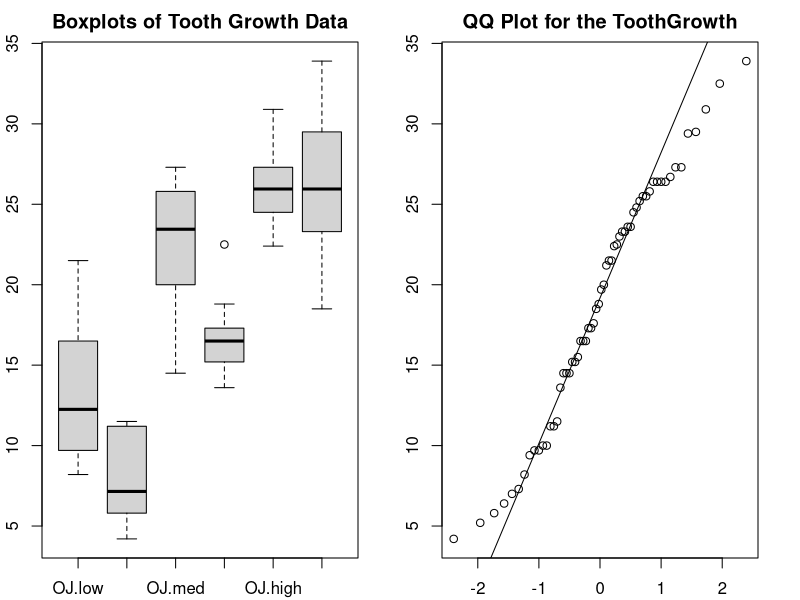
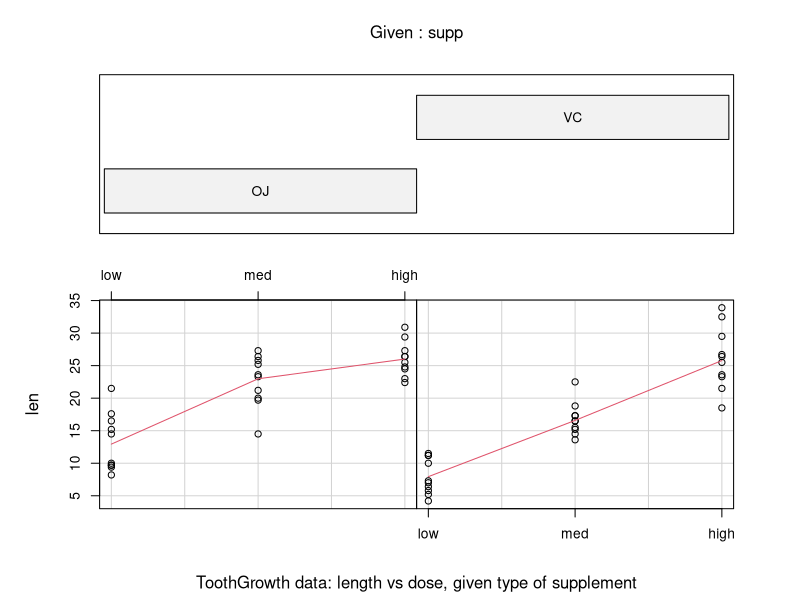
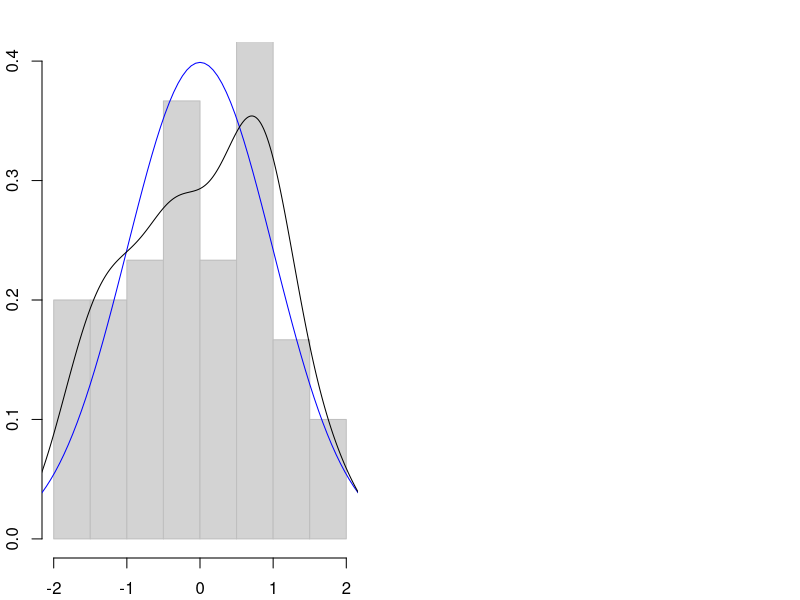
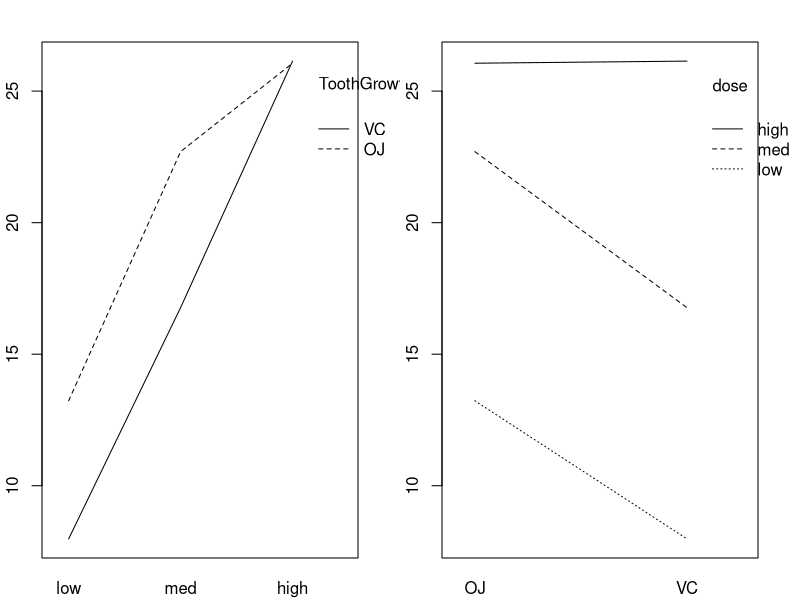

Write the R code that produced these figures, in order.
## ---- chunk 1
require(graphics)
## ---- chunk 2
#install.packages("UsingR")
#library(UsingR)
## ---- chunk 3
data(ToothGrowth)
tgrowth <- ToothGrowth$len
tsupp <- ToothGrowth$supp
tdose <- ToothGrowth$dose
tgdata<- ToothGrowth
head(ToothGrowth,2)
tail(ToothGrowth,2)
## ---- chunk 4
#dim(ToothGrowth)
#str(ToothGrowth)
## ---- chunk 5
ToothGrowth$dose = factor(ToothGrowth$dose, levels=c(0.5,1.0,2.0),labels=c("low","med","high"))
tgOJ <- ToothGrowth[ToothGrowth$supp == 'OJ',]
tgVC <- ToothGrowth[ToothGrowth$supp == 'VC',]

## ---- chunk 6
# set up a two panel plot
par(mfrow=c(1,2))
par(mar=c(2,2,2,2)+0.1)
#plot(ToothGrowth)


boxplot(len ~ supp * dose, data=ToothGrowth,
 ylab="Tooth Length", main="Boxplots of Tooth Growth Data")


qqnorm(ToothGrowth$len,main="QQ Plot for the ToothGrowth")
qqline(ToothGrowth$len)
bartlett.test(ToothGrowth$len~supp,ToothGrowth)
bartlett.test(ToothGrowth$len~dose,ToothGrowth)
## ---- chunk 7
## Commenting all this section so I fit into 2 pages as required; very tough job.
par(mfrow=c(1,2))
coplot(len ~ dose | supp, data = ToothGrowth, panel = panel.smooth,
 xlab = "ToothGrowth data: length vs dose, given type of supplement")
#
#
hist(scale(ToothGrowth$len), prob=T, col="light grey", border="grey", main=NULL, ylim=c(0,0.4))
curve(dnorm(x,0,1), -3, 3, col='blue', add=T)
lines(density(scale(ToothGrowth$len)))
#
#with(ToothGrowth, tapply(len, list(supp,dose), mean))
## ---- chunk 8

summary(ToothGrowth)
str(ToothGrowth)

x1 <- mean(tgOJ$len)
x2 <- mean(tgVC$len)
tgmean <- mean(ToothGrowth$len)
s1 <- sd(tgOJ$len)
s2 <- sd(tgVC$len)
sdtg <- sd(ToothGrowth$len)
n1 <- length(tgOJ$len)
n2 <- length(tgVC$len)
ntg <- length(ToothGrowth$len)
SE <- sqrt( s1^2/n1 + s2^2/n2)
tgse <- (sdtg/sqrt(ntg))
tgerr <- tgse*qt(0.975,df=ntg-1)
tgleft <- tgmean-tgerr
tgright <- tgmean+tgerr

tgCI <- (mean(ToothGrowth$len) + c(-1, 1) * qnorm(0.975) * sd(ToothGrowth$len)/sqrt(length(ToothGrowth$len)))
### commenting this to fit in 2 pages.
### Typing the reuslts to save on space.
cat("The Mean of ToothGrowth with supp OJ =",x1,"The Mean of ToothGrowth with supp VC =",x2,"\n")
cat("The sd of ToothGrowth with supp OJ =",s1,"The sd of ToothGrowth with supp VC =",s2,"\n")
cat("The length of dataframe wiht supp OJ =",n1,"The length of dataframe wiht supp VC =",n2,"\n")
cat("The Standard Error for OJ and VC=",SE,"\n")
cat("The 95% CI for the Tooth Growth is between =",tgCI,"\n")
cat("The Mean for TothGrowth for OJ and VC=",mean(ToothGrowth$len),"\n")
#comment out to fit into 2 pages
shapiro.test(ToothGrowth$len)

## ---- chunk 9
# Comment out to fit into pages.
t <- (x1 - x2)/SE
px<-pt(t,n1-1)
#cat("t Vlaue is=",t,"P vlaues is =",px)
#sdf <- tgdata[sample(nrow(tgdata), 40), ]
#smean <- mean(sdf$len)
#smean
summary(aov(len~supp+dose,data=ToothGrowth))
summary(aov(len~supp+dose+supp:dose,data=ToothGrowth))
summary(aov(len~supp*dose,data=ToothGrowth))
summary(aov(len~supp*dose,data=ToothGrowth, subset=(dose!="2")))
#subset by dose
big_dose <- ToothGrowth[ToothGrowth$dose==2.0,]
med_dose <- ToothGrowth[ToothGrowth$dose==1.0,]
small_dose <- ToothGrowth[ToothGrowth$dose==0.5,]

# mean by dose
bigd_mean <- mean(big_dose$len)
medd_mean <- mean(med_dose$len)
smalld_mean <- mean(small_dose$len)
# sd by dose
bigd_sd <- sd(big_dose$len)
medd_sd <- sd(med_dose$len)
smalld_sd <- sd(small_dose$len)
# df by dose
bigd_n <- length(big_dose$len)
medd_n <- length(med_dose$len)
smalld_n <- length(small_dose$len)
does_n <- bigd_n+medd_n+smalld_n
#standard erro by dose
dose_SE <- sqrt( bigd_sd^2/bigd_n + medd_sd^2/medd_n + smalld_sd^2/smalld_n)
dose_err <- dose_SE*qt(0.975,df=does_n-1)
# Crtical t-value for big and med dose
t_bm <- (bigd_mean - medd_mean)/dose_SE
# Crtical t-value for med and small dose
t_ms <- (medd_mean - smalld_mean)/dose_SE
# P-Value for big and med dose
p_bm <- pt(t_bm,does_n - 1 )
# P-Value for med and small dose
p_ms <- pt(t_ms,does_n - 1 )

## ---- chunk 10
t.test(tgOJ$len,tgVC$len)
## ---- chunk 11
# Comment out to fit into pages.
par(mfrow=c(1,2))
par(mar=c(2,2,2,2)+0.1)
interaction.plot(ToothGrowth$dose, ToothGrowth$supp, ToothGrowth$len)

#interaction plot
with(ToothGrowth, {interaction.plot(supp, dose, len)})
## ---- chunk 12
summary(aov(len~supp*dose,data=ToothGrowth, subset=(dose!="2")))
